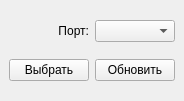
<?xml version="1.0" encoding="UTF-8"?>
<ui version="4.0">
 <class>PortSelecterWindow</class>
 <widget class="QMainWindow" name="PortSelecterWindow">
  <property name="windowModality">
   <enum>Qt::ApplicationModal</enum>
  </property>
  <property name="geometry">
   <rect>
    <x>0</x>
    <y>0</y>
    <width>161</width>
    <height>101</height>
   </rect>
  </property>
  <property name="windowTitle">
   <string>Выбор порта</string>
  </property>
  <widget class="QWidget" name="centralwidget">
   <layout class="QGridLayout" name="gridLayout">
    <item row="1" column="1">
     <widget class="QPushButton" name="btnRefresh">
      <property name="text">
       <string>Обновить</string>
      </property>
     </widget>
    </item>
    <item row="1" column="0">
     <widget class="QPushButton" name="btnChoose">
      <property name="maximumSize">
       <size>
        <width>16777215</width>
        <height>16777215</height>
       </size>
      </property>
      <property name="text">
       <string>Выбрать</string>
      </property>
     </widget>
    </item>
    <item row="0" column="1">
     <widget class="QComboBox" name="boxPorts"/>
    </item>
    <item row="0" column="0">
     <widget class="QLabel" name="lblPort">
      <property name="text">
       <string>Порт:</string>
      </property>
      <property name="alignment">
       <set>Qt::AlignRight|Qt::AlignTrailing|Qt::AlignVCenter</set>
      </property>
     </widget>
    </item>
   </layout>
  </widget>
 </widget>
 <resources/>
 <connections/>
</ui>
